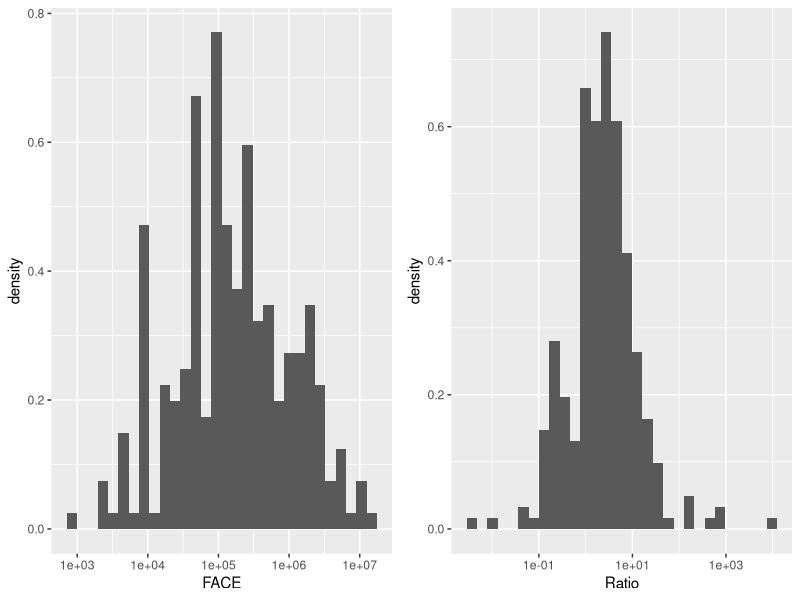
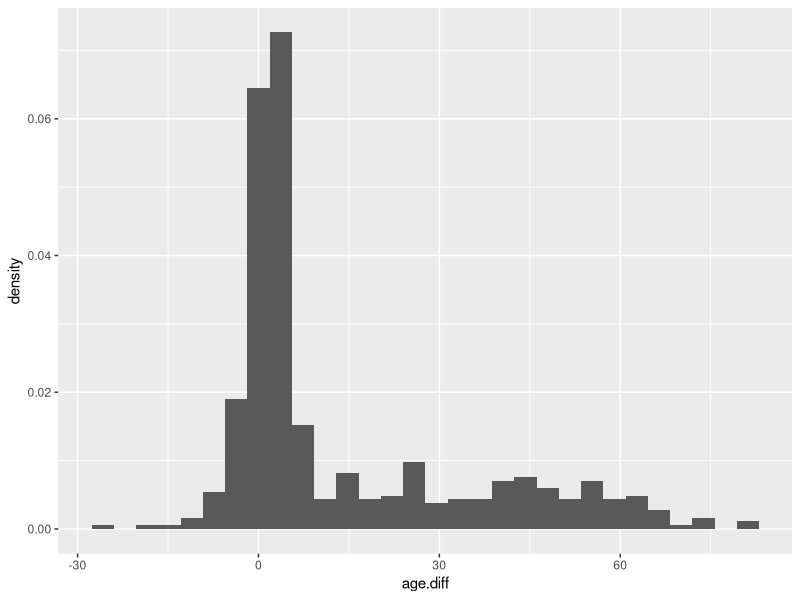
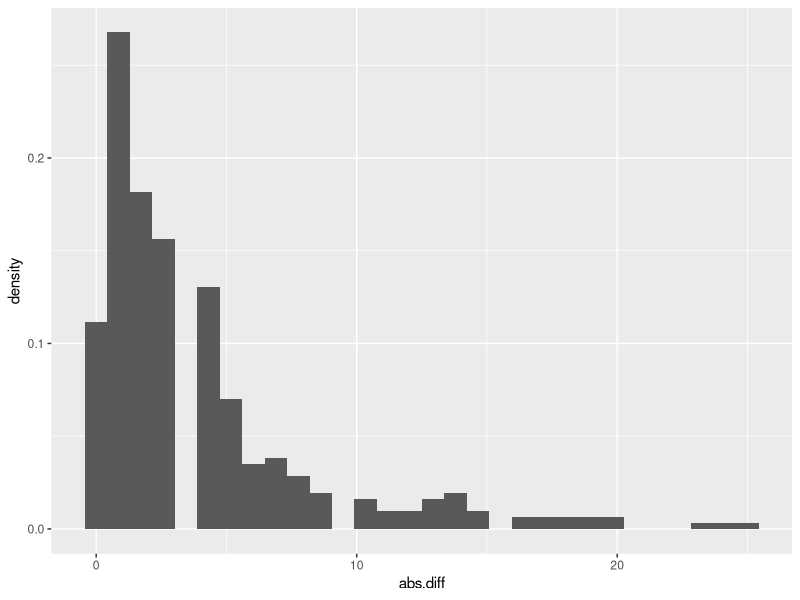
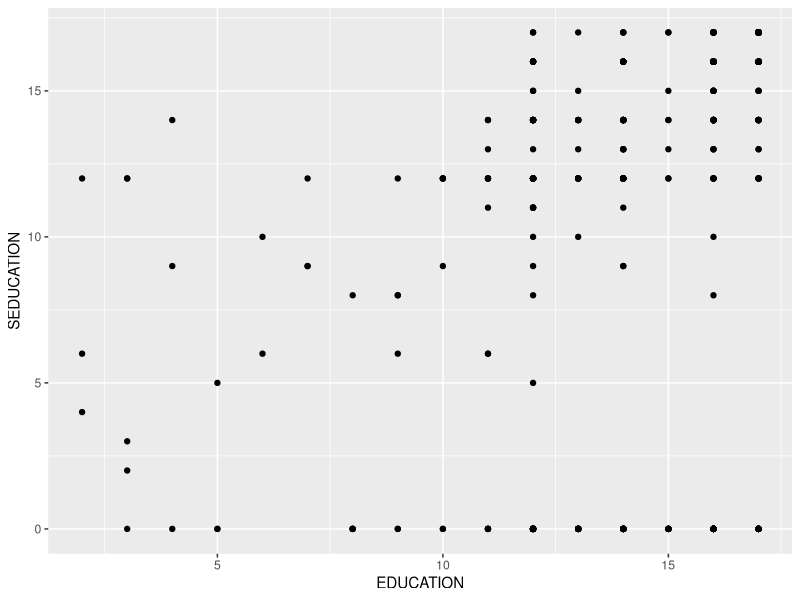
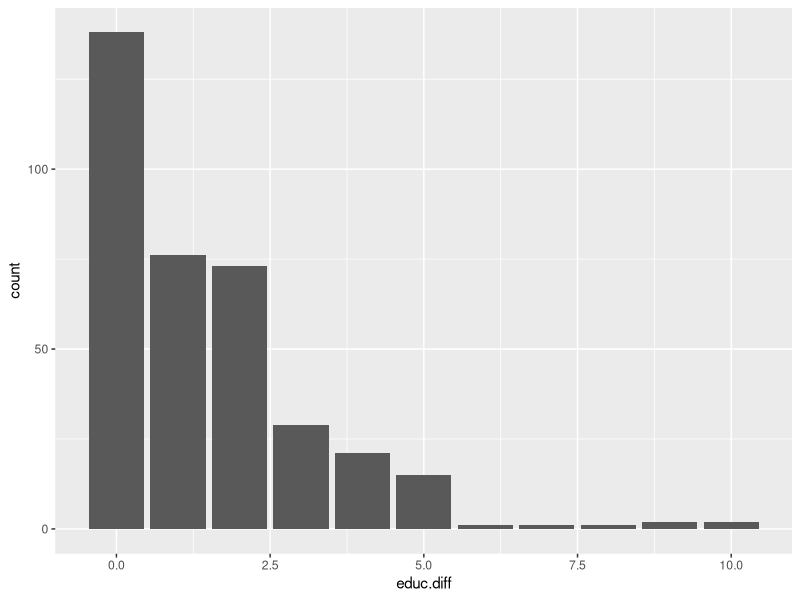

The R source for these figures, in order:
## ---- chunk 1
# Run this chunk if using R 3.6.0 or later.
RNGkind(sample.kind = "Rounding")
## ---- chunk 2
# Run this chunk if using R 4.0.0 or later. You may get what looks like an error message. It can be ignored.
options(stringsAsFactors = TRUE)
## ---- chunk 3
# CHUNK 1
library(ggplot2)
library(gridExtra)
term.life <- read.csv(file = "TermLife.csv")

## ---- chunk 4
# CHUNK 2
# First we need to isolate those records where FACE is positive.
term.life.pos <- term.life[term.life$FACE > 0, ]

# Then add the derived variable.
term.life.pos$Ratio <- term.life.pos$FACE / term.life.pos$INCOME

p1 <- ggplot(data = term.life.pos) +
  geom_histogram(aes(x = FACE, y = ..density..)) +
  scale_x_log10()
p2 <- ggplot(data = term.life.pos) +
  geom_histogram(aes(x = Ratio, y = ..density..)) +
  scale_x_log10()
grid.arrange(p1, p2, ncol = 2)
## ---- chunk 5
# CHUNK 3
# We can use the full dataset here.
term.life$age.diff <- term.life$AGE - term.life$SAGE
p1 <- ggplot(data = term.life) +
  geom_histogram(aes(x = age.diff, y = ..density..))
p1

# This plot looks odd. Some of the age differences are really large. Turns out the spouse age is often 0 (likely where there is no spouse). Also, there are negative values. The survey respondent could be any household member, so maybe the absolute difference is more interesting.

term.life.nonzeroSAGE <- term.life[term.life$SAGE != 0, ]
term.life.nonzeroSAGE$abs.diff <- abs(term.life.nonzeroSAGE$AGE - term.life.nonzeroSAGE$SAGE)
p2 <- ggplot(data = term.life.nonzeroSAGE) +
  geom_histogram(aes(x = abs.diff, y = ..density..))
p2
## ---- chunk 6
# CHUNK 4
table(term.life$EDUCATION)
table(term.life$SEDUCATION)
ggplot(data = term.life, aes(x = EDUCATION, y = SEDUCATION)) +
  geom_point()
## ---- chunk 7
# CHUNK 5
term.life.poseduc <- term.life[term.life$SEDUCATION != 0, ]
term.life.poseduc$educ.diff <- abs(term.life.poseduc$EDUCATION - term.life.poseduc$SEDUCATION)
ggplot(data = term.life.poseduc, aes(x = educ.diff)) +
  geom_bar()
